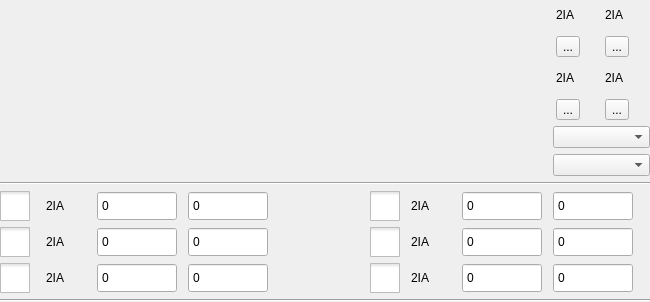
         <widget class="QWidget" name="tab_4">
          <attribute name="title">
           <string>矢量数据</string>
          </attribute>
          <layout class="QGridLayout" name="gridLayout_14">
           <property name="leftMargin">
            <number>0</number>
           </property>
           <property name="topMargin">
            <number>0</number>
           </property>
           <property name="rightMargin">
            <number>0</number>
           </property>
           <property name="bottomMargin">
            <number>0</number>
           </property>
           <item row="5" column="0">
            <widget class="QCheckBox" name="checkBox_2">
             <property name="minimumSize">
              <size>
               <width>30</width>
               <height>30</height>
              </size>
             </property>
             <property name="maximumSize">
              <size>
               <width>30</width>
               <height>30</height>
              </size>
             </property>
             <property name="styleSheet">
              <string notr="true">QCheckBox::indicator {
    width: 30px;
    height: 30px;
}</string>
             </property>
             <property name="text">
              <string/>
             </property>
            </widget>
           </item>
           <item row="6" column="3">
            <widget class="QSpinBox" name="spinBox_81">
             <property name="minimumSize">
              <size>
               <width>80</width>
               <height>30</height>
              </size>
             </property>
             <property name="maximumSize">
              <size>
               <width>80</width>
               <height>30</height>
              </size>
             </property>
             <property name="buttonSymbols">
              <enum>QAbstractSpinBox::NoButtons</enum>
             </property>
            </widget>
           </item>
           <item row="4" column="6">
            <widget class="QLabel" name="label_83">
             <property name="minimumSize">
              <size>
               <width>40</width>
               <height>30</height>
              </size>
             </property>
             <property name="maximumSize">
              <size>
               <width>40</width>
               <height>30</height>
              </size>
             </property>
             <property name="text">
              <string>2IA</string>
             </property>
            </widget>
           </item>
           <item row="2" column="8">
            <widget class="QComboBox" name="comboBox_11"/>
           </item>
           <item row="6" column="0">
            <widget class="QCheckBox" name="checkBox_3">
             <property name="minimumSize">
              <size>
               <width>30</width>
               <height>30</height>
              </size>
             </property>
             <property name="maximumSize">
              <size>
               <width>30</width>
               <height>30</height>
              </size>
             </property>
             <property name="styleSheet">
              <string notr="true">QCheckBox::indicator {
    width: 30px;
    height: 30px;
}</string>
             </property>
             <property name="text">
              <string/>
             </property>
            </widget>
           </item>
           <item row="5" column="6">
            <widget class="QLabel" name="label_84">
             <property name="minimumSize">
              <size>
               <width>40</width>
               <height>30</height>
              </size>
             </property>
             <property name="maximumSize">
              <size>
               <width>40</width>
               <height>30</height>
              </size>
             </property>
             <property name="text">
              <string>2IA</string>
             </property>
            </widget>
           </item>
           <item row="6" column="5">
            <widget class="QCheckBox" name="checkBox_5">
             <property name="minimumSize">
              <size>
               <width>30</width>
               <height>30</height>
              </size>
             </property>
             <property name="maximumSize">
              <size>
               <width>30</width>
               <height>30</height>
              </size>
             </property>
             <property name="styleSheet">
              <string notr="true">QCheckBox::indicator {
    width: 30px;
    height: 30px;
}</string>
             </property>
             <property name="text">
              <string/>
             </property>
            </widget>
           </item>
           <item row="5" column="4">
            <spacer name="horizontalSpacer_8">
             <property name="orientation">
              <enum>Qt::Horizontal</enum>
             </property>
             <property name="sizeType">
              <enum>QSizePolicy::Fixed</enum>
             </property>
             <property name="sizeHint" stdset="0">
              <size>
               <width>80</width>
               <height>20</height>
              </size>
             </property>
            </spacer>
           </item>
           <item row="6" column="1">
            <widget class="QLabel" name="label_81">
             <property name="minimumSize">
              <size>
               <width>40</width>
               <height>30</height>
              </size>
             </property>
             <property name="maximumSize">
              <size>
               <width>40</width>
               <height>30</height>
              </size>
             </property>
             <property name="text">
              <string>2IA</string>
             </property>
            </widget>
           </item>
           <item row="4" column="7">
            <widget class="QSpinBox" name="spinBox_85">
             <property name="minimumSize">
              <size>
               <width>80</width>
               <height>30</height>
              </size>
             </property>
             <property name="maximumSize">
              <size>
               <width>80</width>
               <height>30</height>
              </size>
             </property>
             <property name="buttonSymbols">
              <enum>QAbstractSpinBox::NoButtons</enum>
             </property>
            </widget>
           </item>
           <item row="5" column="2">
            <widget class="QSpinBox" name="spinBox_78">
             <property name="minimumSize">
              <size>
               <width>80</width>
               <height>30</height>
              </size>
             </property>
             <property name="maximumSize">
              <size>
               <width>80</width>
               <height>30</height>
              </size>
             </property>
             <property name="buttonSymbols">
              <enum>QAbstractSpinBox::NoButtons</enum>
             </property>
            </widget>
           </item>
           <item row="6" column="8">
            <widget class="QSpinBox" name="spinBox_83">
             <property name="minimumSize">
              <size>
               <width>80</width>
               <height>30</height>
              </size>
             </property>
             <property name="maximumSize">
              <size>
               <width>80</width>
               <height>30</height>
              </size>
             </property>
             <property name="buttonSymbols">
              <enum>QAbstractSpinBox::NoButtons</enum>
             </property>
            </widget>
           </item>
           <item row="0" column="0" rowspan="3" colspan="4">
            <widget class="QLabel" name="label_85">
             <property name="text">
              <string/>
             </property>
            </widget>
           </item>
           <item row="5" column="7">
            <widget class="QSpinBox" name="spinBox_87">
             <property name="minimumSize">
              <size>
               <width>80</width>
               <height>30</height>
              </size>
             </property>
             <property name="maximumSize">
              <size>
               <width>80</width>
               <height>30</height>
              </size>
             </property>
             <property name="buttonSymbols">
              <enum>QAbstractSpinBox::NoButtons</enum>
             </property>
            </widget>
           </item>
           <item row="5" column="1">
            <widget class="QLabel" name="label_80">
             <property name="minimumSize">
              <size>
               <width>40</width>
               <height>30</height>
              </size>
             </property>
             <property name="maximumSize">
              <size>
               <width>40</width>
               <height>30</height>
              </size>
             </property>
             <property name="text">
              <string>2IA</string>
             </property>
            </widget>
           </item>
           <item row="3" column="0" colspan="9">
            <widget class="Line" name="line_2">
             <property name="minimumSize">
              <size>
               <width>650</width>
               <height>0</height>
              </size>
             </property>
             <property name="maximumSize">
              <size>
               <width>670</width>
               <height>16777215</height>
              </size>
             </property>
             <property name="orientation">
              <enum>Qt::Horizontal</enum>
             </property>
            </widget>
           </item>
           <item row="4" column="2">
            <widget class="QSpinBox" name="spinBox_76">
             <property name="minimumSize">
              <size>
               <width>80</width>
               <height>30</height>
              </size>
             </property>
             <property name="maximumSize">
              <size>
               <width>80</width>
               <height>30</height>
              </size>
             </property>
             <property name="buttonSymbols">
              <enum>QAbstractSpinBox::NoButtons</enum>
             </property>
            </widget>
           </item>
           <item row="1" column="8">
            <widget class="QComboBox" name="comboBox_12"/>
           </item>
           <item row="7" column="0" colspan="9">
            <widget class="Line" name="line_3">
             <property name="minimumSize">
              <size>
               <width>650</width>
               <height>0</height>
              </size>
             </property>
             <property name="maximumSize">
              <size>
               <width>670</width>
               <height>16777215</height>
              </size>
             </property>
             <property name="orientation">
              <enum>Qt::Horizontal</enum>
             </property>
            </widget>
           </item>
           <item row="4" column="8">
            <widget class="QSpinBox" name="spinBox_82">
             <property name="minimumSize">
              <size>
               <width>80</width>
               <height>30</height>
              </size>
             </property>
             <property name="maximumSize">
              <size>
               <width>80</width>
               <height>30</height>
              </size>
             </property>
             <property name="buttonSymbols">
              <enum>QAbstractSpinBox::NoButtons</enum>
             </property>
            </widget>
           </item>
           <item row="5" column="3">
            <widget class="QSpinBox" name="spinBox_79">
             <property name="minimumSize">
              <size>
               <width>80</width>
               <height>30</height>
              </size>
             </property>
             <property name="maximumSize">
              <size>
               <width>80</width>
               <height>30</height>
              </size>
             </property>
             <property name="buttonSymbols">
              <enum>QAbstractSpinBox::NoButtons</enum>
             </property>
            </widget>
           </item>
           <item row="4" column="5">
            <widget class="QCheckBox" name="checkBox_4">
             <property name="minimumSize">
              <size>
               <width>30</width>
               <height>30</height>
              </size>
             </property>
             <property name="maximumSize">
              <size>
               <width>30</width>
               <height>30</height>
              </size>
             </property>
             <property name="styleSheet">
              <string notr="true">QCheckBox::indicator {
    width: 30px;
    height: 30px;
}</string>
             </property>
             <property name="text">
              <string/>
             </property>
            </widget>
           </item>
           <item row="5" column="8">
            <widget class="QSpinBox" name="spinBox_84">
             <property name="minimumSize">
              <size>
               <width>80</width>
               <height>30</height>
              </size>
             </property>
             <property name="maximumSize">
              <size>
               <width>80</width>
               <height>30</height>
              </size>
             </property>
             <property name="buttonSymbols">
              <enum>QAbstractSpinBox::NoButtons</enum>
             </property>
            </widget>
           </item>
           <item row="4" column="3">
            <widget class="QSpinBox" name="spinBox_77">
             <property name="minimumSize">
              <size>
               <width>80</width>
               <height>30</height>
              </size>
             </property>
             <property name="maximumSize">
              <size>
               <width>80</width>
               <height>30</height>
              </size>
             </property>
             <property name="buttonSymbols">
              <enum>QAbstractSpinBox::NoButtons</enum>
             </property>
            </widget>
           </item>
           <item row="6" column="6">
            <widget class="QLabel" name="label_82">
             <property name="minimumSize">
              <size>
               <width>40</width>
               <height>30</height>
              </size>
             </property>
             <property name="maximumSize">
              <size>
               <width>40</width>
               <height>30</height>
              </size>
             </property>
             <property name="text">
              <string>2IA</string>
             </property>
            </widget>
           </item>
           <item row="5" column="5">
            <widget class="QCheckBox" name="checkBox_6">
             <property name="minimumSize">
              <size>
               <width>30</width>
               <height>30</height>
              </size>
             </property>
             <property name="maximumSize">
              <size>
               <width>30</width>
               <height>30</height>
              </size>
             </property>
             <property name="styleSheet">
              <string notr="true">QCheckBox::indicator {
    width: 30px;
    height: 30px;
}</string>
             </property>
             <property name="text">
              <string/>
             </property>
            </widget>
           </item>
           <item row="6" column="2">
            <widget class="QSpinBox" name="spinBox_80">
             <property name="minimumSize">
              <size>
               <width>80</width>
               <height>30</height>
              </size>
             </property>
             <property name="maximumSize">
              <size>
               <width>80</width>
               <height>30</height>
              </size>
             </property>
             <property name="buttonSymbols">
              <enum>QAbstractSpinBox::NoButtons</enum>
             </property>
            </widget>
           </item>
           <item row="4" column="1">
            <widget class="QLabel" name="label_79">
             <property name="minimumSize">
              <size>
               <width>40</width>
               <height>30</height>
              </size>
             </property>
             <property name="maximumSize">
              <size>
               <width>40</width>
               <height>30</height>
              </size>
             </property>
             <property name="text">
              <string>2IA</string>
             </property>
            </widget>
           </item>
           <item row="0" column="8">
            <layout class="QGridLayout" name="gridLayout_13">
             <item row="2" column="0">
              <widget class="QLabel" name="label_88">
               <property name="minimumSize">
                <size>
                 <width>40</width>
                 <height>30</height>
                </size>
               </property>
               <property name="maximumSize">
                <size>
                 <width>40</width>
                 <height>30</height>
                </size>
               </property>
               <property name="text">
                <string>2IA</string>
               </property>
              </widget>
             </item>
             <item row="0" column="1">
              <widget class="QLabel" name="label_87">
               <property name="minimumSize">
                <size>
                 <width>40</width>
                 <height>30</height>
                </size>
               </property>
               <property name="maximumSize">
                <size>
                 <width>40</width>
                 <height>30</height>
                </size>
               </property>
               <property name="text">
                <string>2IA</string>
               </property>
              </widget>
             </item>
             <item row="2" column="1">
              <widget class="QLabel" name="label_89">
               <property name="minimumSize">
                <size>
                 <width>40</width>
                 <height>30</height>
                </size>
               </property>
               <property name="maximumSize">
                <size>
                 <width>40</width>
                 <height>30</height>
                </size>
               </property>
               <property name="text">
                <string>2IA</string>
               </property>
              </widget>
             </item>
             <item row="0" column="0">
              <widget class="QLabel" name="label_86">
               <property name="minimumSize">
                <size>
                 <width>40</width>
                 <height>30</height>
                </size>
               </property>
               <property name="maximumSize">
                <size>
                 <width>40</width>
                 <height>30</height>
                </size>
               </property>
               <property name="text">
                <string>2IA</string>
               </property>
              </widget>
             </item>
             <item row="1" column="0">
              <widget class="QToolButton" name="toolButton_27">
               <property name="text">
                <string>...</string>
               </property>
              </widget>
             </item>
             <item row="1" column="1">
              <widget class="QToolButton" name="toolButton_28">
               <property name="text">
                <string>...</string>
               </property>
              </widget>
             </item>
             <item row="3" column="0">
              <widget class="QToolButton" name="toolButton_29">
               <property name="text">
                <string>...</string>
               </property>
              </widget>
             </item>
             <item row="3" column="1">
              <widget class="QToolButton" name="toolButton_30">
               <property name="text">
                <string>...</string>
               </property>
              </widget>
             </item>
            </layout>
           </item>
           <item row="6" column="7">
            <widget class="QSpinBox" name="spinBox_86">
             <property name="minimumSize">
              <size>
               <width>80</width>
               <height>30</height>
              </size>
             </property>
             <property name="maximumSize">
              <size>
               <width>80</width>
               <height>30</height>
              </size>
             </property>
             <property name="buttonSymbols">
              <enum>QAbstractSpinBox::NoButtons</enum>
             </property>
            </widget>
           </item>
           <item row="4" column="0">
            <widget class="QCheckBox" name="checkBox_40">
             <property name="minimumSize">
              <size>
               <width>30</width>
               <height>30</height>
              </size>
             </property>
             <property name="maximumSize">
              <size>
               <width>30</width>
               <height>30</height>
              </size>
             </property>
             <property name="styleSheet">
              <string notr="true">QCheckBox::indicator {
    width: 30px;
    height: 30px;
}</string>
             </property>
             <property name="text">
              <string/>
             </property>
            </widget>
           </item>
          </layout>
         </widget>
